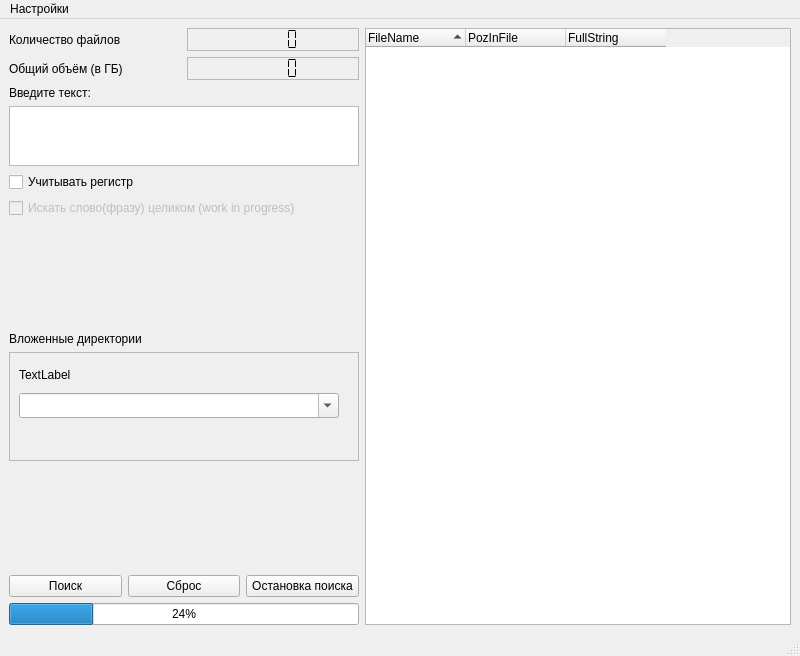
<?xml version="1.0" encoding="UTF-8"?>
<ui version="4.0">
 <class>MainWindow</class>
 <widget class="QMainWindow" name="MainWindow">
  <property name="geometry">
   <rect>
    <x>0</x>
    <y>0</y>
    <width>800</width>
    <height>656</height>
   </rect>
  </property>
  <property name="windowTitle">
   <string>Серьёзный пэт №3</string>
  </property>
  <widget class="QWidget" name="centralwidget">
   <layout class="QHBoxLayout" name="horizontalLayout_2">
    <item>
     <layout class="QVBoxLayout" name="verticalLayout_2">
      <item>
       <layout class="QGridLayout" name="gridLayout">
        <item row="1" column="0">
         <widget class="QLabel" name="label_3">
          <property name="text">
           <string>Общий объём (в ГБ)</string>
          </property>
         </widget>
        </item>
        <item row="0" column="0">
         <widget class="QLabel" name="label_2">
          <property name="text">
           <string>Количество файлов</string>
          </property>
         </widget>
        </item>
        <item row="0" column="1">
         <widget class="QLCDNumber" name="lcd_Count">
          <property name="frameShape">
           <enum>QFrame::StyledPanel</enum>
          </property>
          <property name="segmentStyle">
           <enum>QLCDNumber::Flat</enum>
          </property>
         </widget>
        </item>
        <item row="1" column="1">
         <widget class="QLCDNumber" name="lcd_Volume">
          <property name="frameShape">
           <enum>QFrame::StyledPanel</enum>
          </property>
          <property name="frameShadow">
           <enum>QFrame::Raised</enum>
          </property>
          <property name="smallDecimalPoint">
           <bool>false</bool>
          </property>
          <property name="segmentStyle">
           <enum>QLCDNumber::Flat</enum>
          </property>
         </widget>
        </item>
       </layout>
      </item>
      <item>
       <widget class="QLabel" name="label_Dlg_Name">
        <property name="sizePolicy">
         <sizepolicy hsizetype="Fixed" vsizetype="Preferred">
          <horstretch>0</horstretch>
          <verstretch>0</verstretch>
         </sizepolicy>
        </property>
        <property name="minimumSize">
         <size>
          <width>100</width>
          <height>0</height>
         </size>
        </property>
        <property name="maximumSize">
         <size>
          <width>350</width>
          <height>20</height>
         </size>
        </property>
        <property name="baseSize">
         <size>
          <width>350</width>
          <height>0</height>
         </size>
        </property>
        <property name="text">
         <string>Введите текст:</string>
        </property>
       </widget>
      </item>
      <item>
       <widget class="QTextBrowser" name="textBrowser_Dlg_Name">
        <property name="sizePolicy">
         <sizepolicy hsizetype="Fixed" vsizetype="Expanding">
          <horstretch>0</horstretch>
          <verstretch>0</verstretch>
         </sizepolicy>
        </property>
        <property name="minimumSize">
         <size>
          <width>100</width>
          <height>0</height>
         </size>
        </property>
        <property name="maximumSize">
         <size>
          <width>350</width>
          <height>60</height>
         </size>
        </property>
        <property name="baseSize">
         <size>
          <width>350</width>
          <height>0</height>
         </size>
        </property>
        <property name="inputMethodHints">
         <set>Qt::ImhNone</set>
        </property>
        <property name="verticalScrollBarPolicy">
         <enum>Qt::ScrollBarAlwaysOff</enum>
        </property>
        <property name="horizontalScrollBarPolicy">
         <enum>Qt::ScrollBarAlwaysOff</enum>
        </property>
        <property name="lineWrapMode">
         <enum>QTextEdit::NoWrap</enum>
        </property>
        <property name="readOnly">
         <bool>false</bool>
        </property>
        <property name="overwriteMode">
         <bool>false</bool>
        </property>
       </widget>
      </item>
      <item>
       <widget class="QCheckBox" name="checkBoxCaseSensetive">
        <property name="text">
         <string>Учитывать регистр</string>
        </property>
       </widget>
      </item>
      <item>
       <widget class="QCheckBox" name="checkBoxSearchFullPhrase">
        <property name="enabled">
         <bool>false</bool>
        </property>
        <property name="text">
         <string>Искать слово(фразу) целиком (work in progress)</string>
        </property>
       </widget>
      </item>
      <item>
       <spacer name="verticalSpacer">
        <property name="orientation">
         <enum>Qt::Vertical</enum>
        </property>
        <property name="sizeHint" stdset="0">
         <size>
          <width>20</width>
          <height>40</height>
         </size>
        </property>
       </spacer>
      </item>
      <item>
       <widget class="QLabel" name="label">
        <property name="text">
         <string>Вложенные директории</string>
        </property>
       </widget>
      </item>
      <item>
       <widget class="QScrollArea" name="scrollArea_Subdirectories">
        <property name="sizePolicy">
         <sizepolicy hsizetype="Expanding" vsizetype="MinimumExpanding">
          <horstretch>0</horstretch>
          <verstretch>0</verstretch>
         </sizepolicy>
        </property>
        <property name="minimumSize">
         <size>
          <width>350</width>
          <height>100</height>
         </size>
        </property>
        <property name="maximumSize">
         <size>
          <width>350</width>
          <height>1000</height>
         </size>
        </property>
        <property name="widgetResizable">
         <bool>true</bool>
        </property>
        <widget class="QWidget" name="scrollAreaWidgetContents">
         <property name="geometry">
          <rect>
           <x>0</x>
           <y>0</y>
           <width>348</width>
           <height>103</height>
          </rect>
         </property>
         <layout class="QVBoxLayout" name="verticalLayout_3">
          <property name="sizeConstraint">
           <enum>QLayout::SetMaximumSize</enum>
          </property>
          <item>
           <widget class="QLabel" name="label_Lvl1">
            <property name="maximumSize">
             <size>
              <width>350</width>
              <height>25</height>
             </size>
            </property>
            <property name="text">
             <string>TextLabel</string>
            </property>
           </widget>
          </item>
          <item>
           <widget class="QComboBox" name="comboBox_Lvl1">
            <property name="sizePolicy">
             <sizepolicy hsizetype="Maximum" vsizetype="Maximum">
              <horstretch>0</horstretch>
              <verstretch>0</verstretch>
             </sizepolicy>
            </property>
            <property name="minimumSize">
             <size>
              <width>300</width>
              <height>20</height>
             </size>
            </property>
            <property name="maximumSize">
             <size>
              <width>320</width>
              <height>25</height>
             </size>
            </property>
            <property name="baseSize">
             <size>
              <width>350</width>
              <height>0</height>
             </size>
            </property>
            <property name="contextMenuPolicy">
             <enum>Qt::DefaultContextMenu</enum>
            </property>
            <property name="editable">
             <bool>true</bool>
            </property>
            <property name="frame">
             <bool>true</bool>
            </property>
           </widget>
          </item>
         </layout>
        </widget>
       </widget>
      </item>
      <item>
       <spacer name="verticalSpacer_2">
        <property name="orientation">
         <enum>Qt::Vertical</enum>
        </property>
        <property name="sizeHint" stdset="0">
         <size>
          <width>20</width>
          <height>40</height>
         </size>
        </property>
       </spacer>
      </item>
      <item>
       <layout class="QHBoxLayout" name="horizontalLayout">
        <item>
         <widget class="QPushButton" name="button_Search">
          <property name="sizePolicy">
           <sizepolicy hsizetype="Fixed" vsizetype="Fixed">
            <horstretch>0</horstretch>
            <verstretch>0</verstretch>
           </sizepolicy>
          </property>
          <property name="minimumSize">
           <size>
            <width>100</width>
            <height>0</height>
           </size>
          </property>
          <property name="maximumSize">
           <size>
            <width>150</width>
            <height>16777215</height>
           </size>
          </property>
          <property name="baseSize">
           <size>
            <width>350</width>
            <height>0</height>
           </size>
          </property>
          <property name="toolTip">
           <string>Пока без понятия зачем эта кнопка</string>
          </property>
          <property name="toolTipDuration">
           <number>10</number>
          </property>
          <property name="text">
           <string>Поиск</string>
          </property>
         </widget>
        </item>
        <item>
         <widget class="QPushButton" name="button_Clear">
          <property name="sizePolicy">
           <sizepolicy hsizetype="Fixed" vsizetype="Fixed">
            <horstretch>0</horstretch>
            <verstretch>0</verstretch>
           </sizepolicy>
          </property>
          <property name="minimumSize">
           <size>
            <width>100</width>
            <height>0</height>
           </size>
          </property>
          <property name="maximumSize">
           <size>
            <width>150</width>
            <height>16777215</height>
           </size>
          </property>
          <property name="baseSize">
           <size>
            <width>350</width>
            <height>0</height>
           </size>
          </property>
          <property name="text">
           <string>Сброс</string>
          </property>
         </widget>
        </item>
        <item>
         <widget class="QPushButton" name="button_Stop">
          <property name="text">
           <string>Остановка поиска</string>
          </property>
         </widget>
        </item>
       </layout>
      </item>
      <item>
       <widget class="QProgressBar" name="progressBar">
        <property name="maximumSize">
         <size>
          <width>350</width>
          <height>16777215</height>
         </size>
        </property>
        <property name="value">
         <number>24</number>
        </property>
       </widget>
      </item>
     </layout>
    </item>
    <item>
     <widget class="MyQTreeWidget" name="treeWidget">
      <property name="alternatingRowColors">
       <bool>true</bool>
      </property>
      <property name="uniformRowHeights">
       <bool>true</bool>
      </property>
      <property name="sortingEnabled">
       <bool>true</bool>
      </property>
      <attribute name="headerCascadingSectionResizes">
       <bool>true</bool>
      </attribute>
      <attribute name="headerHighlightSections">
       <bool>true</bool>
      </attribute>
      <attribute name="headerStretchLastSection">
       <bool>false</bool>
      </attribute>
      <column>
       <property name="text">
        <string notr="true">FileName</string>
       </property>
      </column>
      <column>
       <property name="text">
        <string notr="true">PozInFile</string>
       </property>
      </column>
      <column>
       <property name="text">
        <string>FullString</string>
       </property>
      </column>
     </widget>
    </item>
   </layout>
  </widget>
  <widget class="QMenuBar" name="menubar">
   <property name="geometry">
    <rect>
     <x>0</x>
     <y>0</y>
     <width>800</width>
     <height>21</height>
    </rect>
   </property>
   <widget class="QMenu" name="menu">
    <property name="title">
     <string>Настройки</string>
    </property>
    <addaction name="OpenDlgChoosePath"/>
    <addaction name="Reload"/>
   </widget>
   <addaction name="menu"/>
  </widget>
  <widget class="QStatusBar" name="statusbar"/>
  <action name="OpenDlgChoosePath">
   <property name="text">
    <string>Основные</string>
   </property>
  </action>
  <action name="Reload">
   <property name="text">
    <string>Перезагрузить</string>
   </property>
   <property name="shortcut">
    <string>F5</string>
   </property>
  </action>
 </widget>
 <customwidgets>
  <customwidget>
   <class>MyQTreeWidget</class>
   <extends>QTreeWidget</extends>
   <header>MyObjects/myqtreewidget.h</header>
  </customwidget>
 </customwidgets>
 <resources/>
 <connections/>
</ui>
